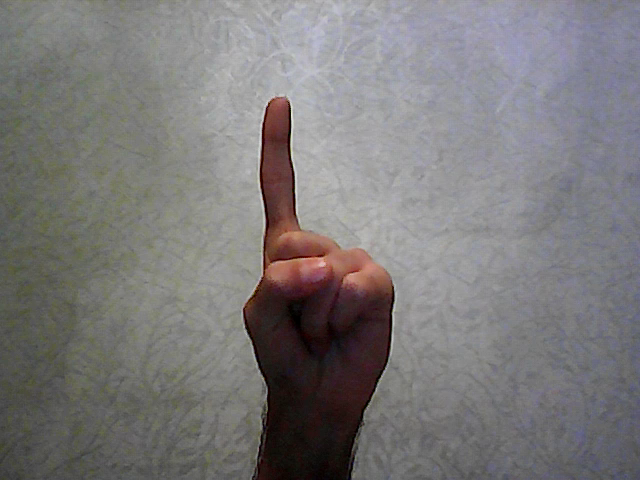
#> input picture dataset/1-frame00001.png, 640 x 480 px; its folder holds only this picture in this run
$ jupyter execute --allow-errors model.ipynb
#> lines starting #> are read from the running program, lines starting #| are printed output that depends on the picture
#> `image = cv2.imread(image_path, cv2.IMREAD_GRAYSCALE)`:
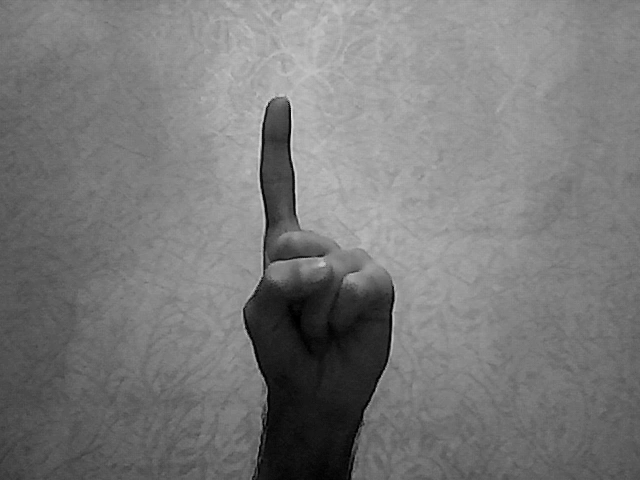
#> image: shape (480, 640); min 0, max 233, mean 121.1
[cell 1]
import os
import cv2
import numpy as np
import pandas as pd
import seaborn as sns
from PIL import Image
import mediapipe as mp
import tensorflow as tf
import matplotlib as mpl
import matplotlib.pyplot as plt
from sklearn.metrics import accuracy_score
from sklearn.metrics import confusion_matrix
from tensorflow.keras.utils import to_categorical
from sklearn.model_selection import train_test_split
from sklearn.linear_model import LogisticRegression

[cell 2]
# Paths
dataset = './dataset/'
train_dataset = './train-dataset/'

# Ensure output directory exists
os.makedirs(train_dataset, exist_ok=True)

[cell 3]
# Display image
def display(image, palette='gray', title=None):
    plt.imshow(image, cmap=palette)
    if title:
        plt.title(title)
    plt.axis('off')
    plt.show()

# preprocess image
def img_preprocess(impath):
    img = Image.open(impath)
    img = img.resize(size=(28, 28))  # Resize to 28x28
    img = img.convert('L')  # Convert to grayscale
    img = np.array(img) / 255.0  # Normalize pixel values
    img = img.reshape(1, 28, 28, 1)  # Add batch and channel dimensions
    return img


# Binarization
def binarization_thresholding(image, threshold):
    binarized_image = np.where(image < threshold, 255, 0).astype(np.uint8)
    return binarized_image


# Save binarized image
def save_binarized_image(image, filename, save_path):
    binarized_image_path = os.path.join(save_path, f"binarized-{filename}")
    cv2.imwrite(binarized_image_path, image)
    return binarized_image_path

[cell 4]
mp_hands = mp.solutions.hands

#> (the rest of this cell did not finish here and is left out)

[cell 5]
# Create subplots for displaying both datasets
fig, axes = plt.subplots(2, 5, figsize=(15, 5))  # 2 rows, 5 columns

def datasetPlot(foldername, axes):
    for i, ax in enumerate(axes, start=1):
        filename = f"{foldername}{i}-frame00231.png"
        image = cv2.imread(filename, cv2.IMREAD_GRAYSCALE)
        if image is not None:
            resized_image = cv2.resize(image, (150, 150))
            ax.imshow(resized_image, cmap='gray')
            ax.set_title(f"{i}")
            ax.axis('off')
        else:
            ax.axis('off')
            ax.set_title("Error")

# First call to plot from 'dataset'
datasetPlot(f"{dataset}", axes[0])

# Second call to plot from 'train_dataset'
datasetPlot(f"{train_dataset}binarized-", axes[1])
